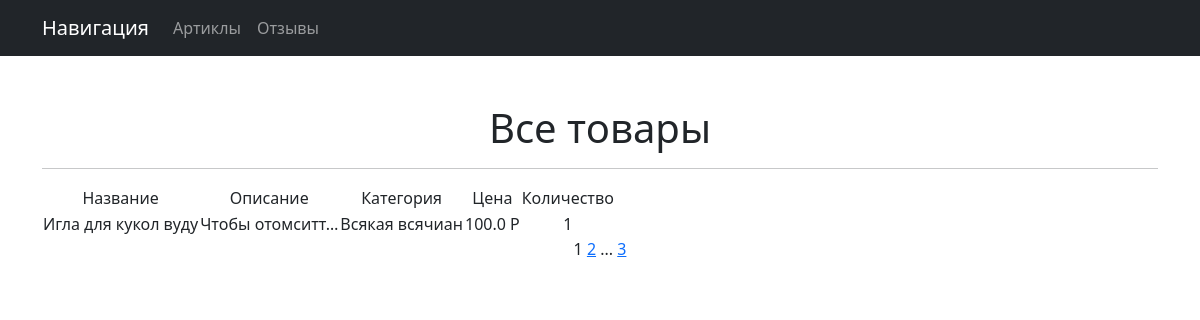
Screenshot of /products/ with the database file from the repository.
### apptest/models.py (models this page shows, shortened)
class Product(models.Model):
    name = models.CharField(max_length=50, unique=True,)
    description = models.TextField()
    quantity = models.IntegerField(validators=[MinValueValidator(0)],)
    category = models.ForeignKey('Category', on_delete=models.CASCADE, related_name='products')
    price = models.FloatField(validators=[MinValueValidator(0.0)])

class Category(models.Model):
    name = models.CharField(max_length=150, unique=True,)

### apptest/views.py (the view)
# urls.py: path('', ProductsList.as_view()),
class ProductsList(ListView):
    model = Product
    ordering = 'name'
    template_name = 'products.html'
    context_object_name = 'products'
    paginate_by = 1
    def get_context_data(self, **kwargs):
        context = super().get_context_data(**kwargs)
        context['time_now'] = datetime.utcnow()
        context['next_sale'] = None
        return context

### apptest/templatetags/custom_filters.py (called while the page is built)
@register.filter()
def currency(value, code='rub'):
   postfix = CURRENCIES_SYMBOLS[code]
   return f'{value} {postfix}'

### templates/products.html (shortened to what this page needs)
{% extends 'flatpages/default.html' %}
{% load custom_filters %}
{% block content %}
   <h1>Все товары</h1>
   <hr>
   {% if products %}
       <table>
           <tr>
               <td>Название</td>
               <td>Описание</td>
               <td>Категория</td>
               <td>Цена</td>
               <td>Количество</td>
           </tr>
           {% for product in products %}
           <tr>
               <td>{{ product.name }}</td>
               <td>{{ product.description|truncatechars:15 }}</td>
               <td>{{ product.category.name }}</td>
               <td>{{ product.price|currency }}</td>
               <td>{{ product.quantity }}</td>
           </tr>
           {% endfor %}
       </table>
   {% else %}
       <h2>Товаров нет!</h2>
   {% endif %}
   {{ page_obj.number }}
   {% if page_obj.has_next %}
       <a href="?page={{ page_obj.next_page_number }}">{{ page_obj.next_page_number }}</a>
       {% if paginator.num_pages != page_obj.next_page_number %}
           ...
           <a href="?page={{ page_obj.paginator.num_pages }}">{{ page_obj.paginator.num_pages }}</a>
       {% endif %}
   {% endif %}
{% endblock content %}

### templates/flatpages/default.html (style rules this page uses)
:root { --bs-blue: #0d6efd; --bs-indigo: #6610f2; --bs-purple: #6f42c1; --bs-pink: #d63384; --bs-red: #dc3545; --bs-orange: #fd7e14; --bs-yellow: #ffc107; --bs-green: #198754; --bs-teal: #20c997; --bs-cyan: #0dcaf0; --bs-black: #000; --bs-white: #fff; --bs-gray: #6c757d; --bs-gray-dark: #343a40; --bs-gray-100: #f8f9fa; --bs-gray-200: #e9ecef; --bs-gray-300: #dee2e6; --bs-gray-400: #ced4da; --bs-gray-500: #adb5bd; --bs-gray-600: #6c757d; --bs-gray-700: #495057; --bs-gray-800: #343a40; --bs-gray-900: #212529; --bs-primary: #0d6efd; --bs-secondary: #6c757d; --bs-success: #198754; --bs-info: #0dcaf0; --bs-warning: #ffc107; --bs-danger: #dc3545; --bs-light: #f8f9fa; --bs-dark: #212529; --bs-primary-rgb: 13, 110, 253; --bs-secondary-rgb: 108, 117, 125; --bs-success-rgb: 25, 135, 84; --bs-info-rgb: 13, 202, 240; --bs-warning-rgb: 255, 193, 7; --bs-danger-rgb: 220, 53, 69; --bs-light-rgb: 248, 249, 250; --bs-dark-rgb: 33, 37, 41; --bs-white-rgb: 255, 255, 255; --bs-black-rgb: 0, 0, 0; --bs-body-color-rgb: 33, 37, 41; --bs-body-bg-rgb: 255, 255, 255; --bs-font-sans-serif: system-ui, -apple-system, "Segoe UI", Roboto, "Helvetica Neue", "Noto Sans", "Liberation Sans", Arial, sans-serif, "Apple Color Emoji", "Segoe UI Emoji", "Segoe UI Symbol", "Noto Color Emoji"; --bs-font-monospace: SFMono-Regular, Menlo, Monaco, Consolas, "Liberation Mono", "Courier New", monospace; --bs-gradient: linear-gradient(180deg, rgba(255, 255, 255, 0.15), rgba(255, 255, 255, 0)); --bs-body-font-family: var(--bs-font-sans-serif); --bs-body-font-size: 1rem; --bs-body-font-weight: 400; --bs-body-line-height: 1.5; --bs-body-color: #212529; --bs-body-bg: #fff; --bs-border-width: 1px; --bs-border-style: solid; --bs-border-color: #dee2e6; --bs-border-color-translucent: rgba(0, 0, 0, 0.175); --bs-border-radius: 0.375rem; --bs-border-radius-sm: 0.25rem; --bs-border-radius-lg: 0.5rem; --bs-border-radius-xl: 1rem; --bs-border-radius-2xl: 2rem; --bs-border-radius-pill: 50rem; --bs-link-color: #0d6efd; --bs-link-hover-color: #0a58ca; --bs-code-color: #d63384; --bs-highlight-bg: #fff3cd; }
*, *::before, *::after { box-sizing: border-box; }
@media (prefers-reduced-motion: no-preference) { :root { scroll-behavior: smooth; } }
body { margin: 0; font-family: var(--bs-body-font-family); font-size: var(--bs-body-font-size); font-weight: var(--bs-body-font-weight); line-height: var(--bs-body-line-height); color: var(--bs-body-color); text-align: var(--bs-body-text-align); background-color: var(--bs-body-bg); -webkit-text-size-adjust: 100%; -webkit-tap-highlight-color: rgba(0, 0, 0, 0); }
hr { margin: 1rem 0; color: inherit; border: 0; border-top: 1px solid; opacity: 0.25; }
h6, .h6, h5, .h5, h4, .h4, h3, .h3, h2, .h2, h1, .h1 { margin-top: 0; margin-bottom: 0.5rem; font-weight: 500; line-height: 1.2; }
h1, .h1 { font-size: calc(1.375rem + 1.5vw); }
@media (min-width: 1200px) { h1, .h1 { font-size: 2.5rem; } }
a { color: var(--bs-link-color); text-decoration: underline; }
table { caption-side: bottom; border-collapse: collapse; }
thead, tbody, tfoot, tr, td, th { border-color: inherit; border-style: solid; border-width: 0; }

### rows the page displays
Product: name "Игла для кукол вуду", description "Чтобы отомситт…", category.name "Всякая всячиан", price "100.0 Р", quantity "1"

### other values shown
{{ page_obj.number }} "1"
{{ page_obj.next_page_number }} "2"
{{ page_obj.paginator.num_pages }} "3"
